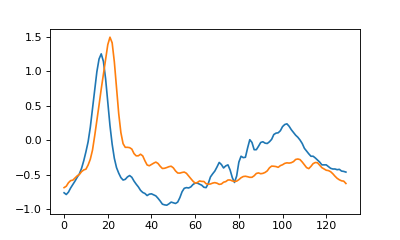

Write Python code to recreate this figure.
import random
import numpy as np
from scipy.misc import electrocardiogram
import matplotlib.pyplot as plt
import seg1d 

# After imports, the scipy signal ECG data is called and some segments are taken.

ecg = electrocardiogram() #get the scipy sample data 
ref_slices = [[927, 1057],[1111, 1229]] #pick sample endpoints

S = seg1d.Segmenter()  #create the segmenter

refs = [ ecg[x[0]:x[1]] for x in ref_slices ]
for r in refs: S.addReference(r) #set reference data

S.setTarget(ecg[1500:3500]) #set the target data to the ecg after ref
segments = S.segment()  # run segmenter with defaults

print(np.around(segments,decimals=7))
# [[1.607000e+03 1.729000e+03 8.169533e-01]
# [7.380000e+02 8.220000e+02 8.123868e-01]
# [9.190000e+02 1.003000e+03 8.120505e-01]
# [1.439000e+03 1.552000e+03 8.092366e-01]
# [3.600000e+02 4.930000e+02 8.077664e-01]
# [1.091000e+03 1.213000e+03 8.043364e-01]
# [1.775000e+03 1.895000e+03 7.998723e-01]
# [1.720000e+02 3.000000e+02 7.926582e-01]
# [1.268000e+03 1.340000e+03 7.847107e-01]
# [5.540000e+02 6.280000e+02 7.802931e-01]]

# The reference data is automatically scaled to the largest reference in the dataset
# when the ``segment`` method is called. Therefore, by retrieving this attribute
# we can plot what the reference set looks like when the lengths are normalized.

# In the example, it is clear the peaks of the reference segments are not aligned.
# This discrepency, due to the averaging of all reference data items, will be seen
# in the final segments of the target data later.

refs = S.r
refs = np.asarray( [ x[y] for x in refs for y in x ] )

plt.figure(figsize=(5,3))  # doctest: +SKIP
plt.plot(refs.T)  # doctest: +SKIP
plt.show()  # doctest: +SKIP
